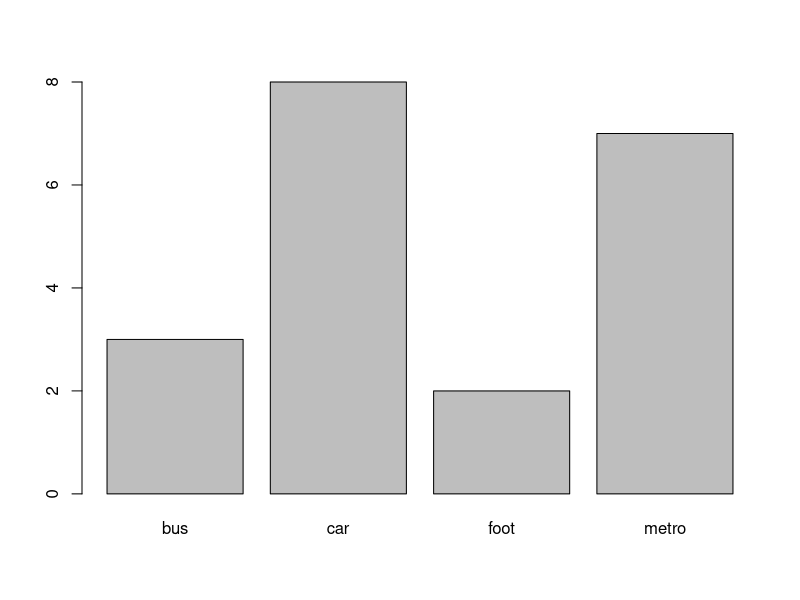
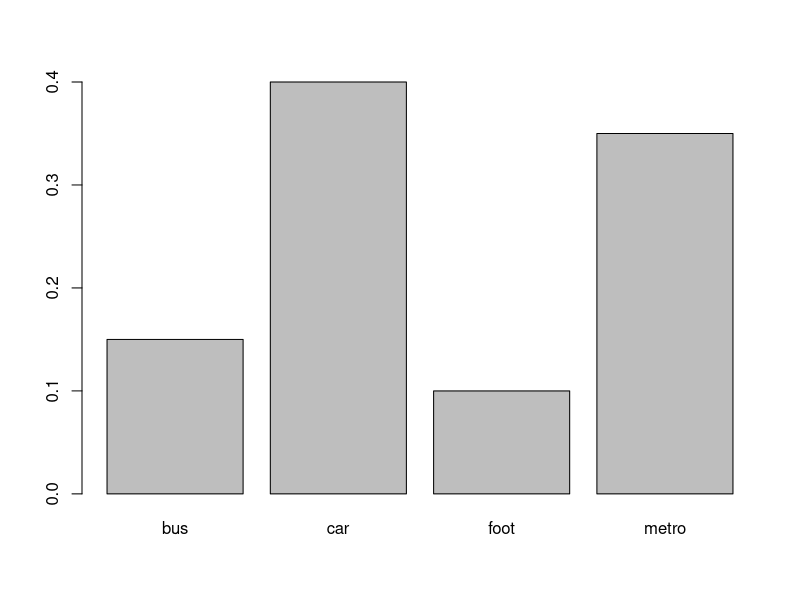
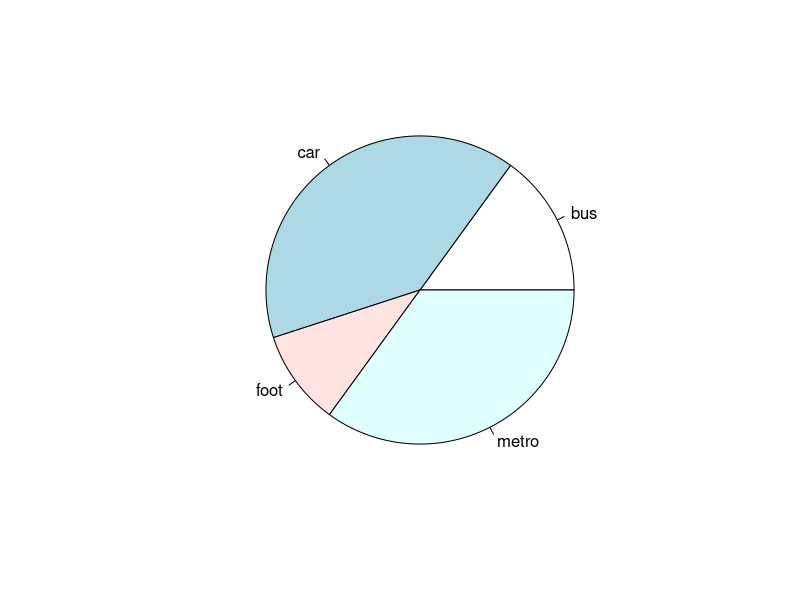
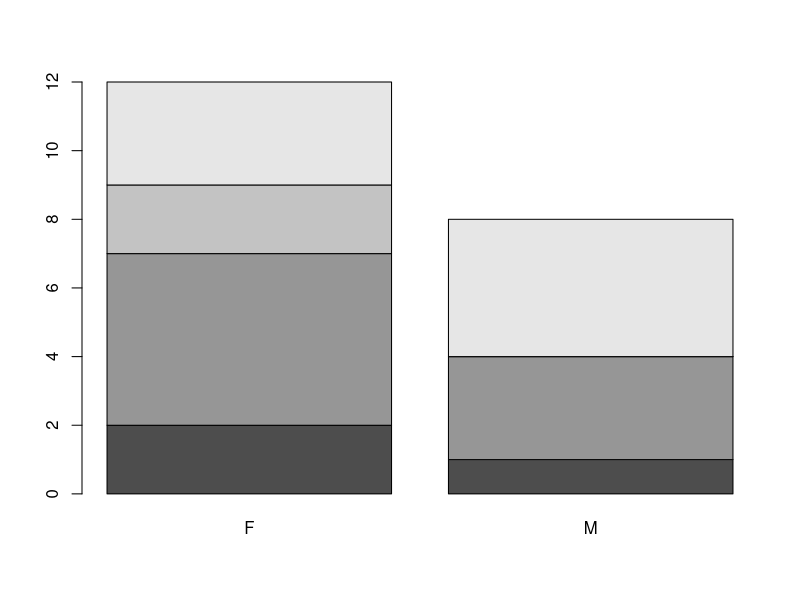
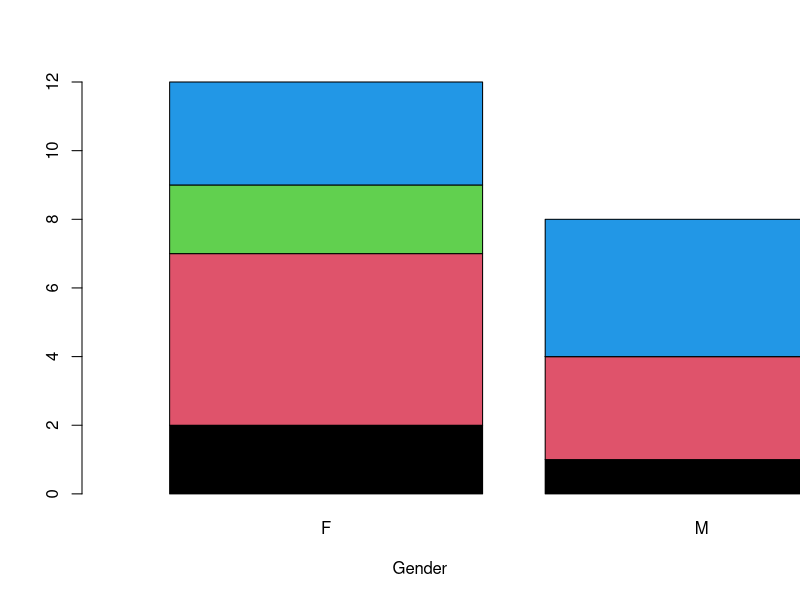
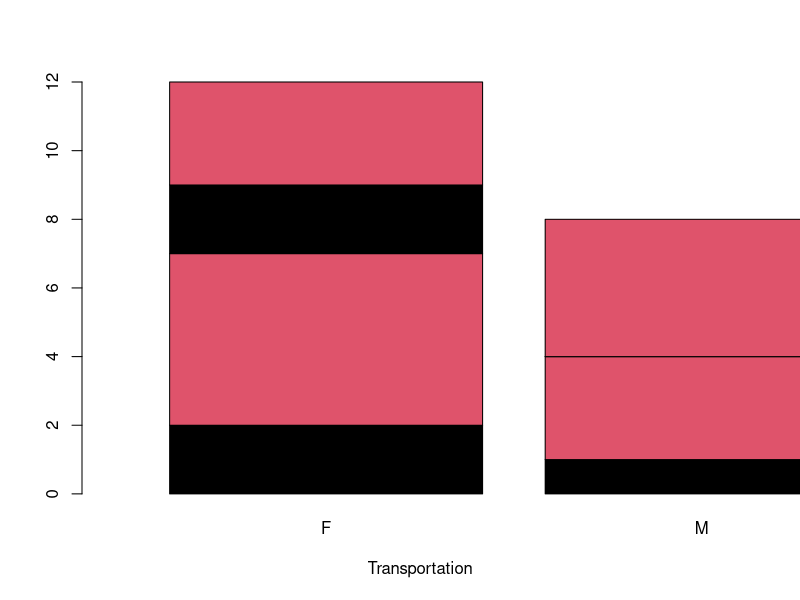
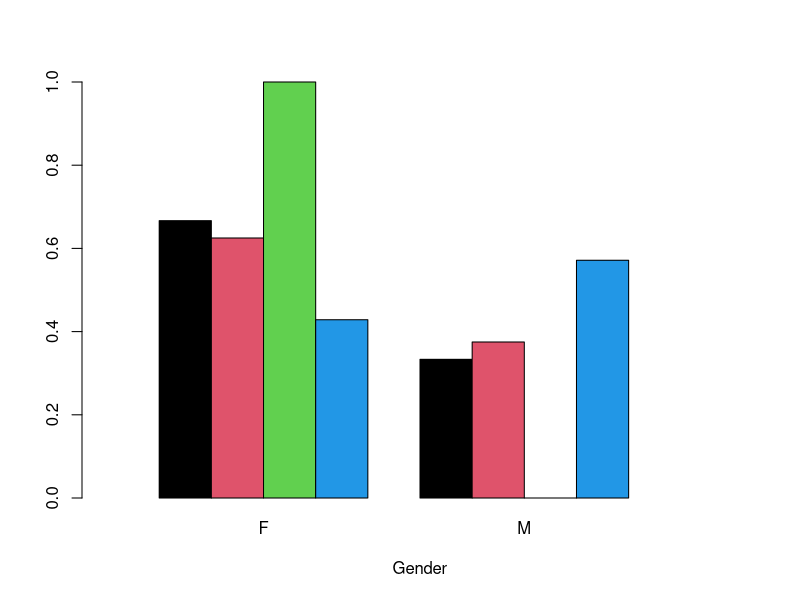
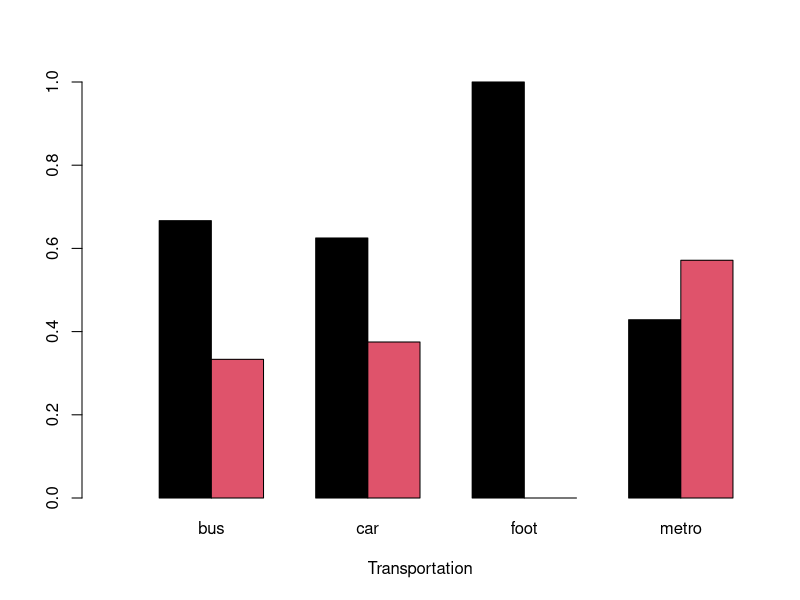

Recreate these plots in R, in order.
## ---- chunk 1
m = c("car", "car", "bus", "metro", "metro", "car", "metro", "metro", "foot", "car", "foot", "bus", "bus", "metro", "metro", "car", "car", "car", "metro", "car")
## ---- chunk 2
table(m)
## ---- chunk 3
prop.table(table(m))
## ---- chunk 4
barplot(table(m))
## ---- chunk 5
barplot(prop.table(table(m)))
## ---- chunk 6
pie(table(m))
## ---- chunk 7
g = c(rep("M", 8), rep("F", 12))
g
## ---- chunk 8
mg = table(m,g)
mg
## ---- chunk 9
margin.table(mg,1)
## ---- chunk 10
margin.table(mg,2)
## ---- chunk 11
prop.table(mg)
## ---- chunk 12
prop.table(mg,1)
## ---- chunk 13
prop.table(mg,2)
## ---- chunk 14
barplot(mg)
## ---- chunk 15
barplot(mg, xlim=c(0,2), xlab="Gender",
        legend =levels(m), col =1:4)
## ---- chunk 16
barplot(mg, xlim = c(0,2), xlab = "Transportation",
        legend = levels(g), col=1:2)
## ---- chunk 17
barplot(prop.table(mg,1), width = 0.25,
        xlim = c(0,3), ylim = c(0,1), xlab = "Gender",
        legend = levels(m), beside = T, col = 1:4)
## ---- chunk 18
mg = table(g,m)
barplot(prop.table(mg,2), width = 0.25,
       xlim = c(0,3), ylim = c(0,1), xlab = "Transportation",
       legend = levels(g), beside = T, col = 1:2)
